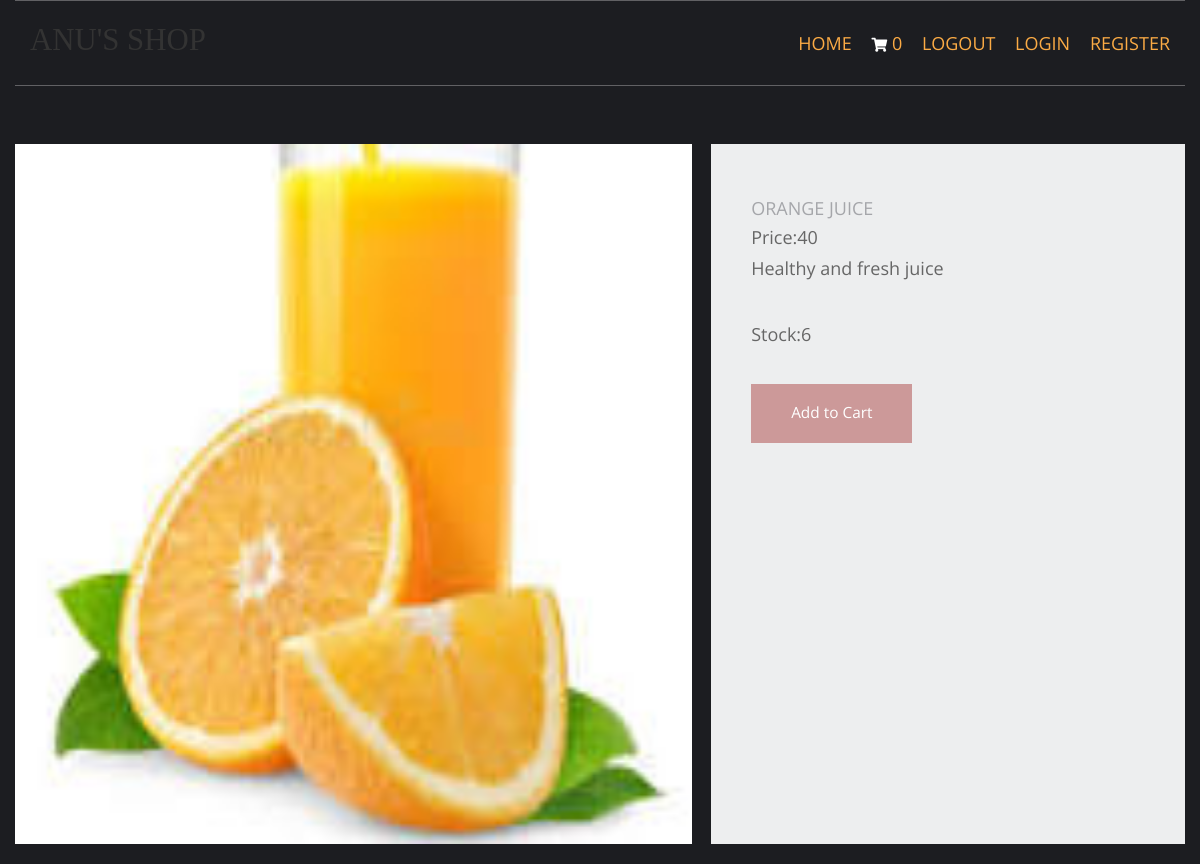
The app's page /juice/orange-juice with its own data.
### shop/models.py (models this page shows, shortened)
class products(models.Model):
     name=models.CharField(max_length=100,unique=True)
     slug=models.SlugField(max_length=100,unique=True)
     img=models.ImageField(upload_to='product')
     desc=models.TextField()
     stock=models.IntegerField()
     available=models.BooleanField()
     price=models.IntegerField()
     category=models.ForeignKey(categ,on_delete=models.CASCADE)

### shop/views.py (the view)
# urls.py: path('<slug:c_slug>/<slug:product_slug>',views.prodDetails,name='details'),
def prodDetails(request,c_slug,product_slug):
    try:
        prod=products.objects.get(category__slug=c_slug,slug=product_slug)
    except Exception as e:
        raise e
    return render(request,'item.html',{'pr':prod})

### cart/context_processor.py (called while the page is built)
def count(request):
    item_count=0
    if 'admin' in request.path:
        return {}
    else:
        try:
            ct=cartlist.objects.filter(cart_id=c_id(request))
            cti=items.objects.all().filter(cart=ct[:1])
            for c in cti:
                item_count+=c.quantity
        except cartlist.DoesNotExist:
            item_count=0
        return dict(itc=item_count)

### cart/views.py (called while the page is built)
def c_id(request):
    ct_id=request.session.session_key
    if not ct_id:
        ct_id=request.session.create()
    return ct_id

### templates/item.html (shortened to what this page needs)
{% extends 'base.html' %}
{% load static %}
{% block content %}
<html lang="en">
<head>
    <link href="{% static 'pr/fontawesome/cssall.min.css' %}" rel="stylesheet" />
    <link href="{% static 'pr/css/templatemo-comparto.css' %}" rel="stylesheet" />
</head>
<body>
<br><br>
        <section class="tm-mb-1" id="about">
            <div class="tm-row tm-about-row">
                <div class="tm-section-1-l">
                    <img src="{{pr.img.url}}" alt="About image" class="tm-img-responsive" style="height:700;width:700;">
                </div>
                <article class="tm-section-1-r tm-bg-color-8" style="height:700;width:700>
                    <h2 class="tm-mb-2 tm-title-color">{{pr.name}}</h2>
                    <p>Price:{{pr.price}}<br>{{pr.desc}}</p>
                    <p>Stock:{{pr.stock}}</p>
 {% if pr.stock <= 0 %}
   <h1 style="color:red">sorry..No stock left</h1>
                {% else %}
                    <a href="{% url 'addcart' pr.id %}" class="tm-btn tm-btn-1 tm-link-to-services">Add to Cart</a>
 {% endif %}
                </article>
            </div>
        </section>
</body>
</html>
{% endblock %}

### static/hm/layout/styles/layout.css (style rules this page uses)
*, *::before, *::after { transition:all .3s ease-in-out; }
body { color:#A5A6AA; background-color:#1C1D21; }
a { color:#FBAB45; }

### static/pr/css/templatemo-comparto.css (style rules this page uses)
*, *::before, *::after { box-sizing: border-box; outline: none; }
ul, h1, h2, h3, h4, p, figure { padding: 0; margin: 0; }
body { font-family: 'Open Sans', Arial, sans-serif; font-size: 18px; overflow-x: hidden; padding-left: 15px; padding-right: 15px; margin: 0; }
a { transition: all 0.3s ease; text-decoration: none; }
p { color: #666; line-height: 1.7; margin-bottom: 35px; }
.tm-mb-1 { margin-bottom: 20px; }
.tm-bg-color-8 { background-color: #EDEEEF; }
.tm-img-responsive { max-width: 100%; height: auto; }
.tm-section-1-l { width: 57.85%; margin-right: 1.65%; }
.tm-section-1-r { padding: 50px 40px; width: 40.5%; }
.tm-row { display: flex; }
.tm-btn { display: inline-block; padding: 15px 40px; font-size: 1.1rem; border: none; background-color: #CC9999; color: white; }
a { color: #666; }

### static/hm/layout/styles/framework.css (style rules this page uses)
html { overflow-y:scroll; overflow-x:hidden; }
html, body { margin:0; padding:0; font-size:14px; line-height:1.6em; }
*, *::before, *::after { box-sizing:border-box; }
a { outline:none; text-decoration:none; }
img { width:auto; max-width:100%; height:auto; margin:0; padding:0; border:none; line-height:normal; vertical-align:middle; }
body, input, textarea, select { font-family:Verdana, Geneva, sans-serif; }
::placeholder { opacity:1; }
address, article, aside, figcaption, figure, footer, header, main, nav, section { display:block; margin:0; padding:0; }

### records on screen
products: img (picture), name "ORANGE JUICE", price "40", desc "Healthy and fresh juice", stock "6"

### other values on screen
{{ itc }} "0"
